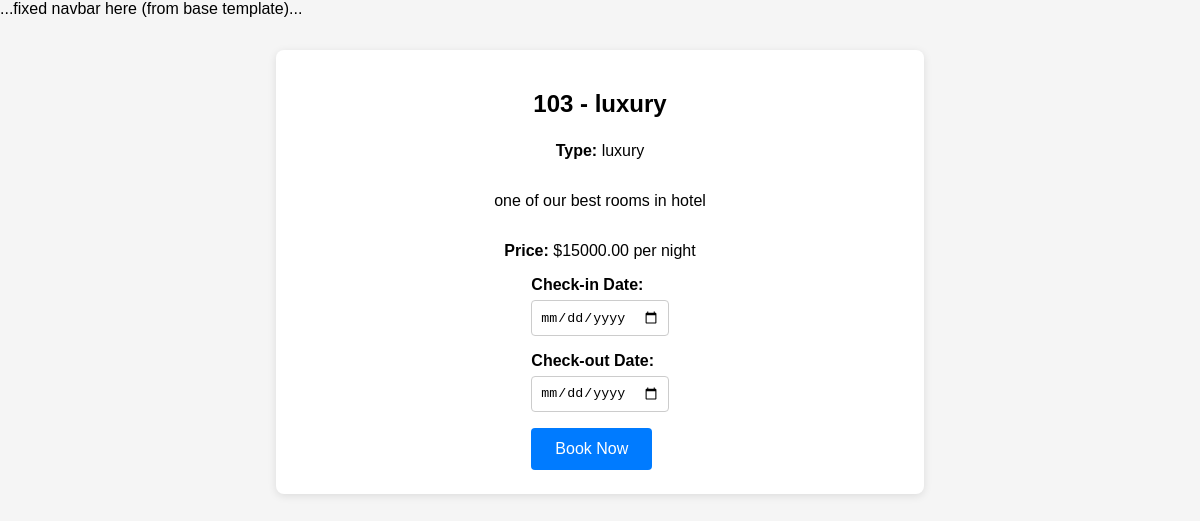
/booking/3/ (signed in), run on the app's committed database.
### home/models.py (models this page shows, shortened)
class Room(models.Model):
    room_number = models.CharField(max_length=10, unique=True)
    room_type = models.CharField(max_length=50)  # e.g., Single, Double, Suite
    price_per_night = models.DecimalField(max_digits=8, decimal_places=2)
    is_available = models.BooleanField(default=True)
    description = models.TextField(blank=True, null=True)
    image = models.ImageField(upload_to='room_images/', blank=True, null=True)

### home/views.py (the view, shortened to what this page needs)
# urls.py: path('booking/<int:room_id>/', book_room, name='booking'),
@login_required
def book_room(request, room_id):
    room = get_object_or_404(Room, id=room_id)
    return render(request, 'book.html', {'room': room})

### templates/book.html (shortened to what this page needs)
{% load static %}
<!DOCTYPE html>
<html lang="en">
<head>
  <link rel="stylesheet" href="{% static 'css/book.css' %}">
</head>
<body>
  <nav>...fixed navbar here (from base template)...</nav>
  <main class="booking-container">
    <h1>{{ room.room_number }} - {{ room.room_type }}</h1>
    <p><strong>Type:</strong> {{ room.room_type }}</p>
    <p>{{ room.description }}</p>
    <p><strong>Price:</strong> ${{ room.price_per_night }} per night</p>
    <form method="post">
      <div class="form-group">
        <label for="checkin">Check-in Date:</label>
        <input type="date" id="checkin" name="check_in">
      </div>
      <div class="form-group">
        <label for="checkout">Check-out Date:</label>
        <input type="date" id="checkout" name="check_out">
      </div>
      <button type="submit">Book Now</button>
    </form>
  </main>
</body>
</html>

### static/css/book.css (style rules this page uses)
body { margin: 0; font-family: sans-serif; background-color: #f5f5f5; }
.booking-container { max-width: 600px; margin: 2rem auto; padding: 1.5rem; background-color: #fff; box-shadow: 0 2px 8px rgba(0, 0, 0, 0.1); border-radius: 8px; display: flex; flex-direction: column; align-items: center; }
.booking-container h1 { margin-bottom: 0.5rem; font-size: 1.5rem; }
.form-group { width: 100%; margin-bottom: 1rem; display: flex; flex-direction: column; }
.form-group label { font-weight: bold; margin-bottom: 0.4rem; }
.form-group input[type="date"] { padding: 0.5rem; border: 1px solid #ccc; border-radius: 4px; transition: border-color 0.3s, box-shadow 0.3s; }
button { padding: 0.75rem 1.5rem; background-color: #007bff; color: #fff; border: none; border-radius: 4px; font-size: 1rem; cursor: pointer; transition: background-color 0.3s; }

### data on the page
Room: room_number "103", room_type "luxury", description "one of our best rooms in hotel", price_per_night "15000.00"
